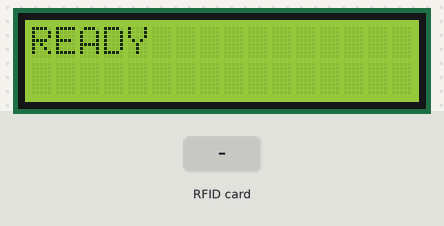
The sketch below on a simulated Arduino Uno, built with avr-gcc and run on an emulated ATmega328P. On the bench: 16×2 character LCD. The test bench sets the inputs (shaded band). What the sketch prints to the serial monitor is not drawn.

Above: at 1.3 s.
1.4 s: RFID card 5E 7A 19 C4 held to the reader
At 2.2 s:
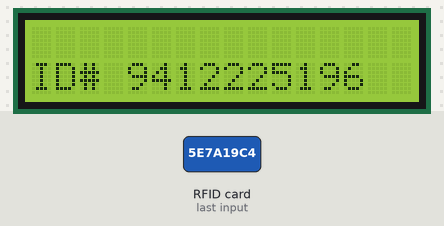
2.9 s: RFID card 5E 7A 19 C4 held to the reader
At 3.8 s:
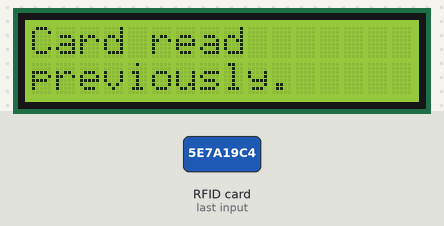
Timing chart, 0 to 5.9 s (numbered marks = the images above; inputs shaded):
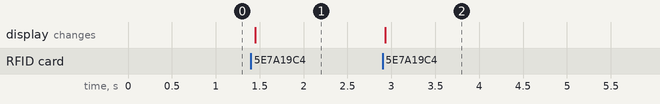

Measured:
- after the input at 1.4 s, the display: changes after 0.05 s (image 1)
- after the input at 2.9 s, the display: changes at once (image 2)

The sketch:

arduino-rfid-rc522-module-with-lcd.ino
```cpp
// (licence header left out)
#include <SPI.h>
#include <MFRC522.h>
#include <Wire.h>
#include <LiquidCrystal_I2C.h>

#define SS_PIN 10
#define RST_PIN 9

LiquidCrystal_I2C lcd(0x27, 2, 1, 0, 4, 5, 6, 7, 3, POSITIVE); // Set the LCD I2C address
MFRC522 rfid(SS_PIN, RST_PIN);                                 // Instance of the class

MFRC522::MIFARE_Key key;

// Init array that will store new NUID
byte nuidPICC[3];

char str[20];

void setup()
{
    Serial.begin(9600);
    SPI.begin();     // Init SPI bus
    rfid.PCD_Init(); // Init MFRC522

    lcd.begin(16, 2);
    lcd.setCursor(0, 0);

    for (byte i = 0; i < 6; i++)
    {
        key.keyByte[i] = 0xFF;
    }

    Serial.println(F("This code scan the MIFARE Classsic NUID."));
    Serial.print(F("Using the following key:"));

    lcd.print("READY");
}

void loop()
{

    // Look for new cards
    if (!rfid.PICC_IsNewCardPresent())
        return;

    // Verify if the NUID has been readed
    if (!rfid.PICC_ReadCardSerial())
        return;

    Serial.print(F("PICC type: "));
    MFRC522::PICC_Type piccType = rfid.PICC_GetType(rfid.uid.sak);
    Serial.println(rfid.PICC_GetTypeName(piccType));

    // Check is the PICC of Classic MIFARE type
    if (piccType != MFRC522::PICC_TYPE_MIFARE_MINI &&
        piccType != MFRC522::PICC_TYPE_MIFARE_1K &&
        piccType != MFRC522::PICC_TYPE_MIFARE_4K)
    {
        Serial.println(F("Your tag is not of type MIFARE Classic."));
        return;
    }

    if (rfid.uid.uidByte[0] != nuidPICC[0] ||
        rfid.uid.uidByte[1] != nuidPICC[1] ||
        rfid.uid.uidByte[2] != nuidPICC[2] ||
        rfid.uid.uidByte[3] != nuidPICC[3])
    {
        Serial.println(F("A new card has been detected."));

        // Store NUID into nuidPICC array
        for (byte i = 0; i < 4; i++)
        {
            nuidPICC[i] = rfid.uid.uidByte[i];
        }

        Serial.println(F("The NUID tag is:"));
        printDec(rfid.uid.uidByte, rfid.uid.size);
        Serial.println();
    }
    else
    {
        lcd.clear();
        lcd.setCursor(0, 0);
        Serial.println(F("Card read previously."));
        lcd.print("Card read");
        lcd.setCursor(0, 1);
        lcd.print("previously.");
    }

    // Halt PICC
    rfid.PICC_HaltA();

    // Stop encryption on PCD
    rfid.PCD_StopCrypto1();
}

/**
 * Helper routine to dump a byte array as dec values to Serial.
 */
void printDec(byte *buffer, byte bufferSize)
{
    lcd.clear();
    lcd.setCursor(0, 1);
    lcd.print("ID# ");
    for (byte i = 0; i < bufferSize; i++)
    {
        char ch[5] = {0};

        Serial.print(buffer[i] < 0x10 ? " 0" : " ");
        Serial.print(buffer[i], DEC);

        snprintf(ch, sizeof(ch), "%d", buffer[i]);
        lcd.print(ch);
    }
}
```
